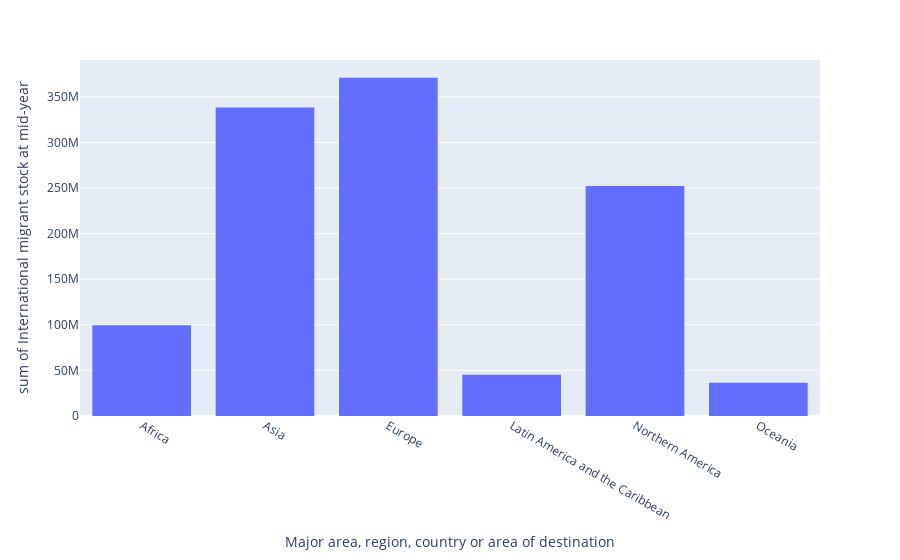

The notebook cell saved with this chart:
### Code cell
plt1 = plotTable.loc[["Africa","Asia","Europe","Latin America and the Caribbean","Northern America","Oceania"]]
plt1 = plt1[plt1["Gender"] == "both"]
plt1.reset_index(inplace=True)
fig = px.histogram(plt1,x="Major area, region, country or area of destination",y="International migrant stock at mid-year")
fig.show()

### Figure 1 — Plotly figure (JSON) as saved in the notebook; plotly's stock layout.template omitted (floating-point values rounded to 4 significant figures)
{"data": [{"alignmentgroup": "True", "bingroup": "x", "histfunc": "sum", "hovertemplate": "Major area, region, country or area of destination=%{x}<br>sum of International migrant stock at mid-year=%{y}<extra></extra>", "legendgroup": "", "marker": {"color": "#636efa", "pattern": {"shape": ""}}, "name": "", "offsetgroup": "", "orientation": "v", "showlegend": false, "type": "histogram", "x": ["Africa", "Africa", "Africa", "Africa", "Africa", "Africa", "Asia", "Asia", "Asia", "Asia", "Asia", "Asia", "Europe", "Europe", "Europe", "Europe", "Europe", "Europe", "Latin America and the Caribbean", "Latin America and the Caribbean", "Latin America and the Caribbean", "Latin America and the Caribbean", "Latin America and the Caribbean", "Latin America and the Caribbean", "Northern America", "Northern America", "Northern America", "Northern America", "Northern America", "Northern America", "Oceania", "Oceania", "Oceania", "Oceania", "Oceania", "Oceania"], "xaxis": "x", "y": [15690623, 16352814, 14800306, 15191146, 16840014, 20649557, 48142261, 46548225, 49340815, 53371224, 65914319, 75081125, 49219200, 52842663, 56271885, 64086824, 72374755, 76145954, 7169728, 6694640, 6578428, 7233098, 8238795, 9233989, 27610542, 33341147, 40351848, 45363387, 51220996, 54488725, 4730858, 5022263, 5360027, 6023421, 7125364, 8100886], "yaxis": "y"}], "layout": {"barmode": "relative", "legend": {"tracegroupgap": 0}, "margin": {"t": 60}, "xaxis": {"anchor": "y", "domain": [0, 1], "title": {"text": "Major area, region, country or area of destination"}}, "yaxis": {"anchor": "x", "domain": [0, 1], "title": {"text": "sum of International migrant stock at mid-year"}}}}
